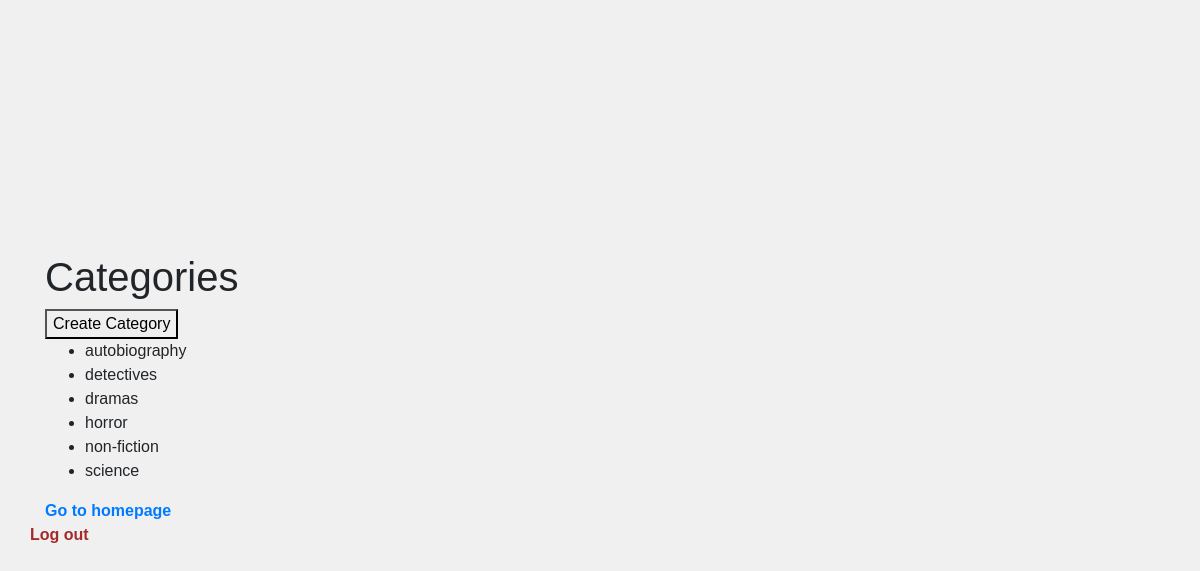
Page /categories/ (signed in) on the committed database.
### main/models.py (models this page shows, shortened)
class Category(models.Model):
  name = models.CharField(max_length=100)
  objects = CategoryManager()
  class Meta:
    verbose_name_plural = 'categories'

### main/views.py (the view, shortened to what this page needs)
# urls.py: path('categories/', categories, name='categories'),
@decorators.login_required(login_url='login')
def categories(request):
  if request.method == 'GET':
    categories = Category.objects.all()
    return render(request, 'categories.html', {'categories': categories})

### main/models.py (called while the page is built)
  def get_queryset(self) -> models.QuerySet:
    return super().get_queryset().order_by('name')

### main/templates/categories.html (shortened to what this page needs)
{% extends 'base.html' %} {% block content %}
<h1>Categories</h1>
{% if request.user.is_staff %}
<form method="post" action="{% url 'categories' %}">
  <button type="submit">Create Category</button>
</form>
{% endif %}
<ul>
  {% for category in categories %}
  <li>{{ category.name }}</li>
  {% endfor %}
</ul>
<a href="{% url 'index' %}">Go to homepage</a>
{% endblock %}

### main/templates/base.html (style rules this page uses)
body { font-family: Arial, sans-serif; background-color: #f0f0f0; margin: 0; padding: 0; display: flex; justify-content: center; align-items: center; height: 100vh; }
a { text-decoration: none; color: #007bff; font-weight: bold; }

### rows in the picture
Category: name "autobiography"
Category: name "detectives"
Category: name "dramas"
Category: name "horror"
Category: name "non-fiction"
Category: name "science"
